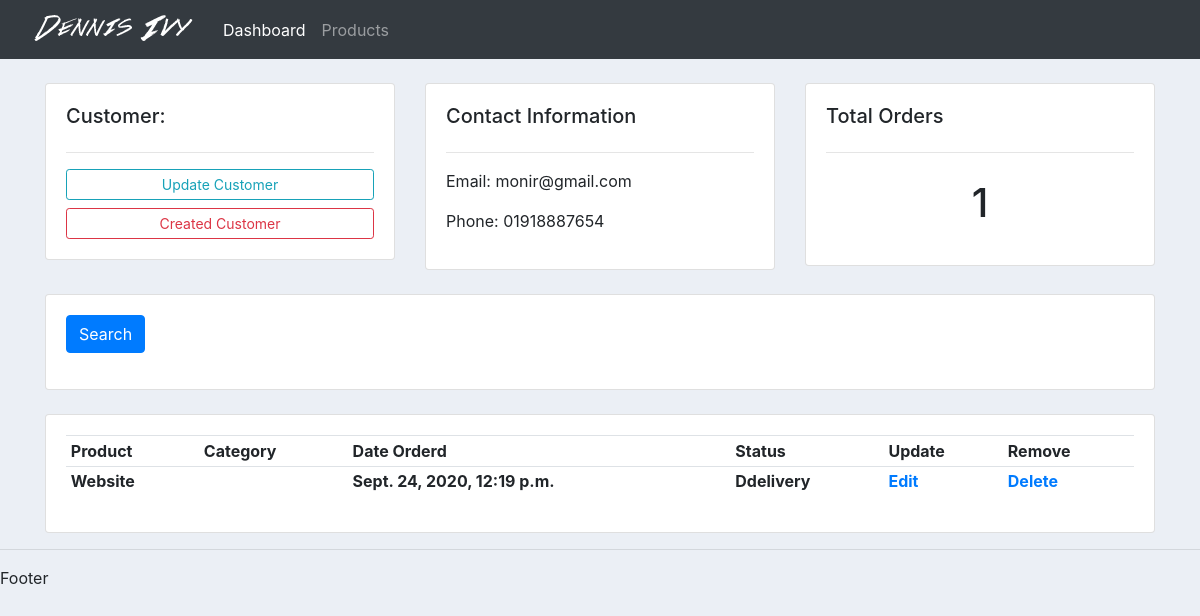
/customer/3/, run on the app's committed database.
### accounts/models.py (models this page shows, shortened)
class Customer(models.Model):
    name = models.CharField(max_length=100, null=True)
    phone = models.CharField(max_length=100, null=True)
    email = models.CharField(max_length=100, null=True)
    date_created =models.DateTimeField(null=True, auto_now_add=True)

class Order(models.Model):
    STATUS = (
        ('Pending', 'Pending'),
        ('Cancell', 'Cancell'),
        ('Aapproved', 'Approved'),
        ('Ddelivery', 'Delivery'),
    )
    customer = models.ForeignKey(Customer, null=True, on_delete=models.SET_NULL)
    product = models.ForeignKey(Product,null=True, on_delete=models.SET_NULL)
    status = models.CharField(max_length=100, null=True, choices=STATUS)
    date_created =models.DateTimeField(null=True, auto_now_add=True)
    tag =models.ManyToManyField(Tag)

class Product(models.Model):
    CategoryItem = (
        ('Small', 'Small'),
        ('Medium', 'Medium'),
        ('Large', 'Large'),
    )
    name = models.CharField(max_length=60)
    price = models.FloatField(max_length=100, null=True)
    category = models.CharField(max_length=100, null=True, choices=CategoryItem)
    description = models.TextField(max_length=700, null=True)
    date_created =models.DateTimeField(null=True, auto_now_add=True)
    def __str__(self):
        return self.name

### accounts/views.py (the view)
# urls.py: path('customer/<str:pk>/', views.customer,name='customer'),
def customer(request, pk):
    customer = Customer.objects.get(id=pk)
    orders = customer.order_set.all()
    total_order = orders.count()
    context = {
        'customer': customer,
        'orders': orders,
        'total_order': total_order,
    }
    return render(request, 'accounts/customer.html', context)

### accounts/templates/accounts/customer.html (shortened to what this page needs)
{% extends "accounts/main.html" %}
{% block content %}
<br>
<div class="row">
	<div class="col-md">
		<div class="card card-body">
			<h5>Customer:</h5>
			<hr>
			<a class="btn btn-outline-info  btn-sm btn-block" href="">Update Customer</a>
			<a class="btn btn-outline-danger  btn-sm btn-block" href="{% url 'create_orders' customer.id %}">Created Customer</a>
		</div>
	</div>
	<div class="col-md">
		<div class="card card-body">
			<h5>Contact Information</h5>
			<hr>
			<p>Email: {{ customer.email }}</p>
			<p>Phone: {{ customer.phone }}</p>
		</div>
	</div>
	<div class="col-md">
		<div class="card card-body">
			<h5>Total Orders</h5>
			<hr>
			<h1 style="text-align: center;padding: 10px">{{ total_order }}</h1>
		</div>
	</div>
</div>
<br>
<div class="row">
	<div class="col">
		<div class="card card-body">
			<form method="get">
		    <button class="btn btn-primary" type="submit">Search</button>
		  </form>
		</div>
	</div>
</div>
<br>
<div class="row">
	<div class="col-md">
		<div class="card card-body">
			<table class="table table-sm">
				<tr>
					<th>Product</th>
					<th>Category</th>
					<th>Date Orderd</th>
					<th>Status</th>
					<th>Update</th>
					<th>Remove</th>
				</tr>
				{% for o in orders %}
				<tr>
					<th>{{ o.product }}</th>
					<th>{{ o.category }}</th>
					<th>{{ o.date_created }}</th>
					<th>{{ o.status }}</th>
					<th><a href="{% url 'update_order' o.id %}" >Edit</a></th>
					<th><a href="{% url 'delete_order' o.id %}" >Delete</a></th>
				</tr>
				{% endfor %}
			</table>
		</div>
	</div>
</div>
{% endblock content %}

### static/css/main.css (style rules this page uses)
body { background-color: #ebeff5; }

### data on the page
Customer: email "monir@gmail.com", phone "01918887654"
Order: product "Website", date_created "Sept. 24, 2020, 12:19 p.m.", status "Ddelivery"

### other printed values
{{ total_order }} "1"
